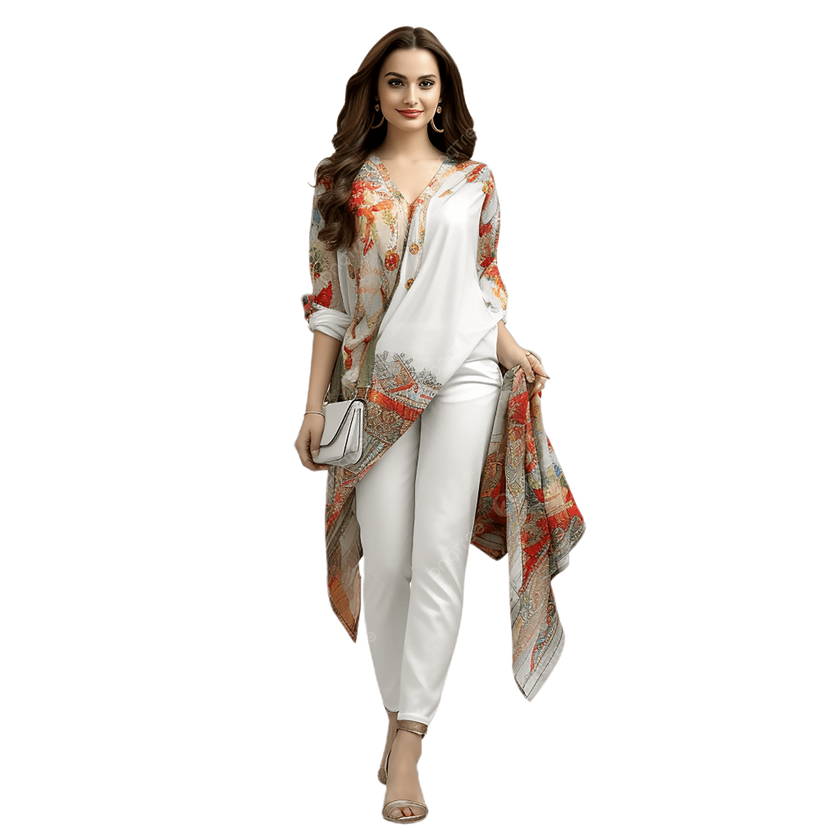
#> input picture runs/run_20260822_181833/input/working.png, 840 x 840 px, shrunk from 1152 x 1152 before the run, found by its file name
$ python t_diag_kurti.py   (older library calls are emulated)
#> lines starting #> are read from the running program, lines starting #| are printed output that depends on the picture; after the words box and inside, x2 and y2 are one past the last pixel; in counts of white or black regions, pixels touching at a corner belong together
### kaladhar/input/segment.py
"""Product region segmentation.

Two stages, because they answer different questions:

  1. SUBJECT mask  -- rembg (U2-Net) separates the person+garment from the
     background. This is reliable and is what rembg is actually built for.

  2. GARMENT mask  -- the subject mask still contains face, arms and feet.
     Every fidelity metric must be computed on fabric only, so skin is removed
     with a YCrCb+HSV skin-chrominance heuristic plus a head-region cut.

Stage 2 is a HEURISTIC, not a trained garment segmenter. It is good enough to
keep skin out of the colour statistics, which is what matters here. It is NOT
reliable on sheer fabric, loose thread ends, or fabric whose colour sits inside
the skin-tone chrominance range (undyed cream, beige, gold-on-skin). Those
cases are flagged in the notes rather than silently mis-measured.
"""
from __future__ import annotations

from dataclasses import dataclass

import cv2
import numpy as np
from PIL import Image

# Pixels above this percentile of the subject's own local texture are treated as
# fabric detail and kept even if their colour reads as skin. Tuned high enough
# that smooth skin is still removed.
TEXTURE_PROTECT_PCT = 80

_SESSION = None


# [6 lines left out: function _session, not called in this run]


@dataclass
class MaskResult:
    subject: np.ndarray     # uint8 0/255, person + garment
    garment: np.ndarray     # uint8 0/255, garment only (skin removed)
    notes: list

    @property
    def garment_fraction(self) -> float:
        return float((self.garment > 0).mean())

    @property
    def subject_fraction(self) -> float:
        return float((self.subject > 0).mean())


# [7 lines left out: function _largest_component, not called in this run]


def _skin_mask(rgb: np.ndarray) -> np.ndarray:
    """Skin detection in chrominance space, which is far more robust across
    lighting and skin tone than an RGB rule."""
    bgr = cv2.cvtColor(rgb, cv2.COLOR_RGB2BGR)
    ycrcb = cv2.cvtColor(bgr, cv2.COLOR_BGR2YCrCb)
    hsv = cv2.cvtColor(bgr, cv2.COLOR_BGR2HSV)
    a = cv2.inRange(ycrcb, (0, 133, 77), (255, 173, 127))
    b = cv2.inRange(hsv, (0, 30, 50), (25, 170, 255))
    skin = cv2.bitwise_and(a, b)
    skin = cv2.morphologyEx(skin, cv2.MORPH_OPEN, np.ones((3, 3), np.uint8))
    return cv2.dilate(skin, np.ones((5, 5), np.uint8), iterations=1)


# [72 lines left out: functions segment, overlay, not called in this run]

### tools/t_diag_kurti.py
import sys, pathlib
sys.path.insert(0, str(pathlib.Path(__file__).resolve().parent.parent))
import cv2, numpy as np
from PIL import Image
from kaladhar.input.segment import _skin_mask

R = "runs/run_20260822_181833"
rgb = np.asarray(Image.open(R + "/input/working.png").convert("RGB"))
#> rgb is the input picture: shape (840, 840, 3); mean R, G, B 238.8, 235.6, 233.1
subj = np.asarray(Image.open(R + "/input/mask_subject.png").convert("L")) > 0
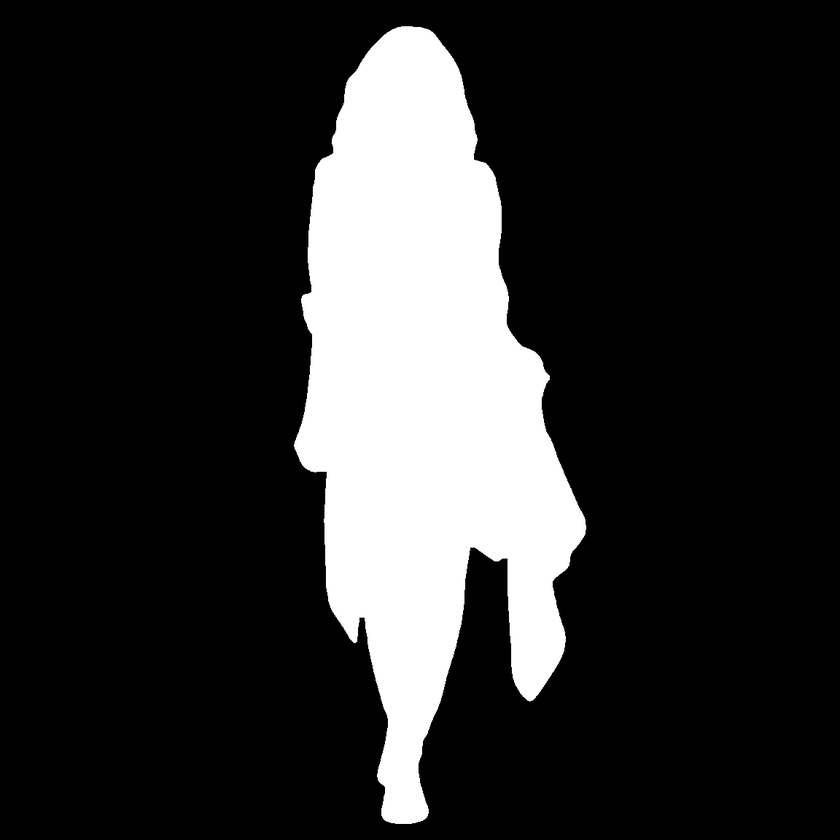
#> input picture runs/run_20260822_181833/input/mask_subject.png, 840 x 840 px, shrunk from 1152 x 1152 before the run, found by its file name
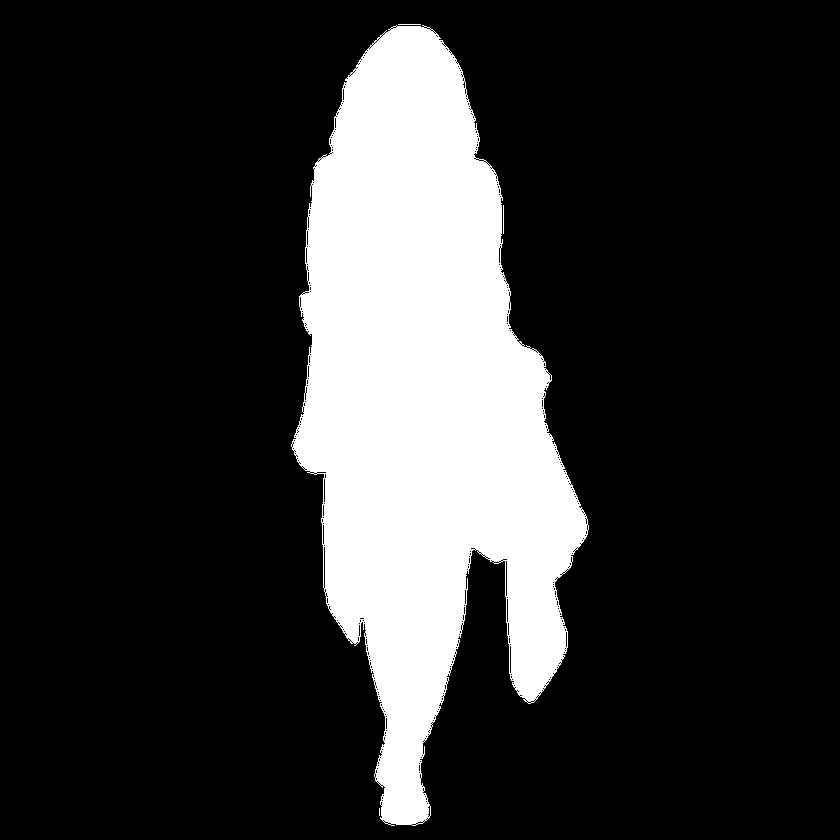
#> subj: shape (840, 840) bool; 18.9% white; 4 white regions (1 under 20 px), largest, box (x1, y1, x2, y2) and area: (291, 25, 589, 826) 133627, (503, 205, 504, 234) 29, (398, 24, 421, 25) 23
garm = np.asarray(Image.open(R + "/input/mask_garment.png").convert("L")) > 0
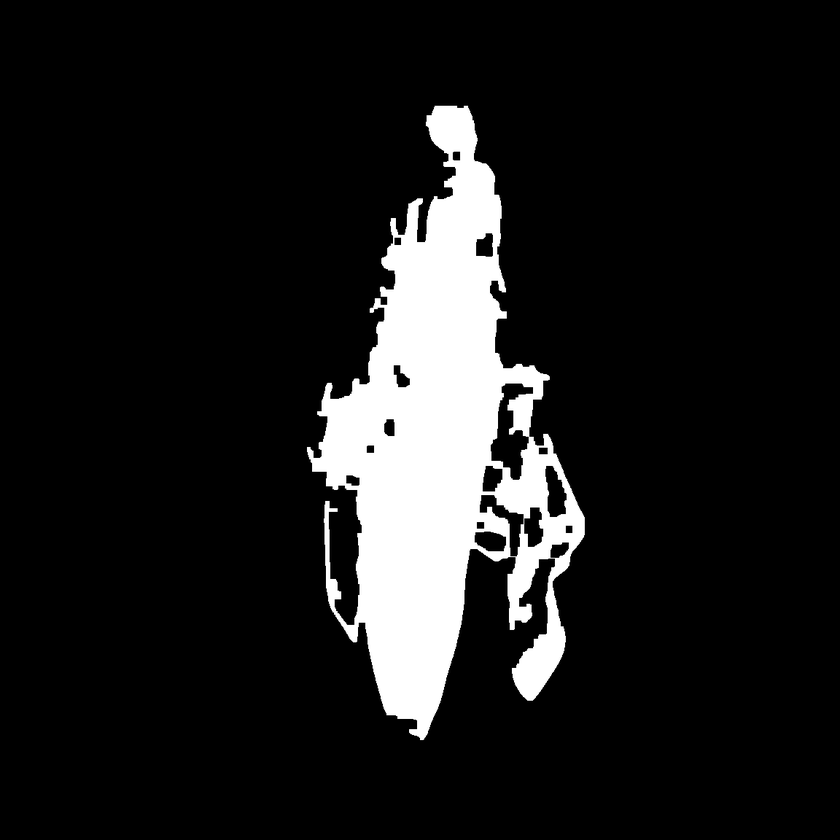
#> input picture runs/run_20260822_181833/input/mask_garment.png, 840 x 840 px, shrunk from 1152 x 1152 before the run, found by its file name
#> garm: shape (840, 840) bool; 11.9% white; 25 white regions (23 under 20 px), largest, box (x1, y1, x2, y2) and area: (304, 105, 587, 743) 83834, (434, 103, 458, 104) 24
skin = _skin_mask(rgb) > 0
#> in _skin_mask, `ycrcb = cv2.cvtColor(bgr, cv2.COLOR_BGR2YCrCb)`: ycrcb: shape (840, 840, 3); mean of channels 0, 1, 2 236.2, 129.8, 126.2
#> in _skin_mask, `hsv = cv2.cvtColor(bgr, cv2.COLOR_BGR2HSV)`: hsv: shape (840, 840, 3); mean H, S, V 3.2, 12.1, 238.8
#> in _skin_mask, `a = cv2.inRange(ycrcb, (0, 133, 77), (255, 173, 127))`: a: shape (840, 840); 8.6% white; 115 white regions (103 under 20 px), largest, box (x1, y1, x2, y2) and area: (294, 26, 487, 643) 40225, (470, 319, 586, 674) 14655, (378, 703, 428, 824) 4009
#> in _skin_mask, `b = cv2.inRange(hsv, (0, 30, 50), (25, 170, 255))`: b: shape (840, 840); 7.7% white; 227 white regions (209 under 20 px), largest, box (x1, y1, x2, y2) and area: (295, 26, 487, 643) 34259, (470, 319, 585, 674) 13385, (378, 707, 428, 824) 3900
#> in _skin_mask, `skin = cv2.bitwise_and(a, b)`: skin: shape (840, 840); 7.1% white; 233 white regions (213 under 20 px), largest, box (x1, y1, x2, y2) and area: (295, 26, 487, 643) 32072, (470, 319, 574, 574) 8552, (378, 707, 428, 824) 3893
#> in _skin_mask, `skin = cv2.morphologyEx(skin, cv2.MORPH_OPEN, np.ones((3, 3), np.uint8))`: skin: shape (840, 840); 6.2% white; 112 white regions (45 under 20 px), largest, box (x1, y1, x2, y2) and area: (295, 26, 449, 639) 25406, (378, 711, 428, 824) 3875, (486, 320, 547, 483) 3556
#> in _skin_mask, `return cv2.dilate(skin, np.ones((5, 5), np.uint8), iterations=1)`: returned value: shape (840, 840); 9.1% white; 21 white regions, largest, box (x1, y1, x2, y2) and area: (293, 24, 459, 641) 39259, (470, 318, 586, 665) 16558, (376, 709, 430, 826) 4686

removed = subj & ~garm            # what the skin filter + head cut took out
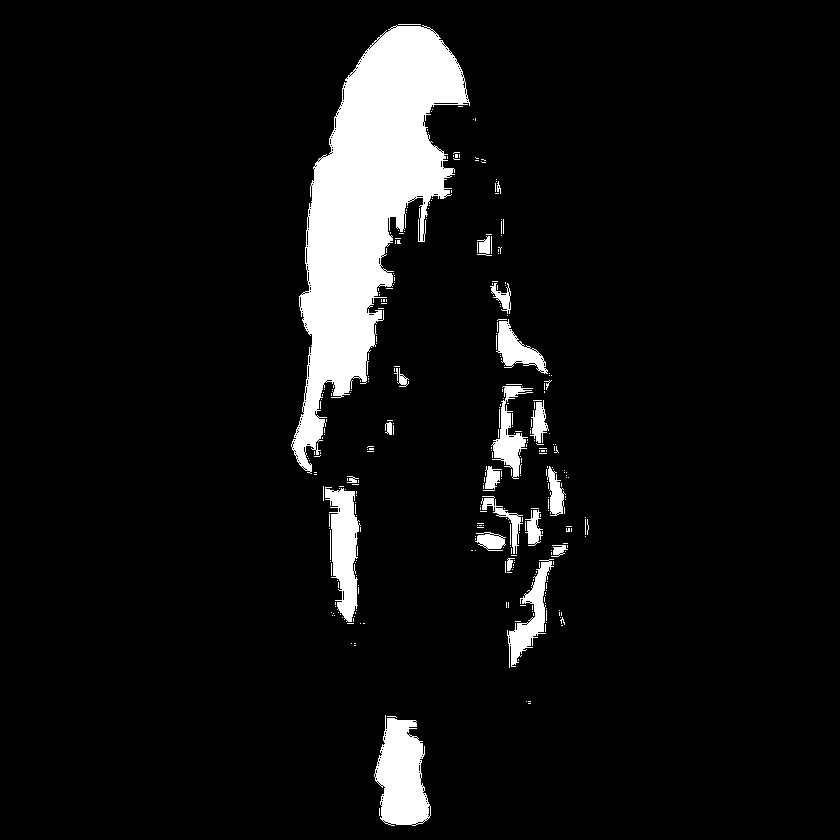
#> removed: shape (840, 840) bool; 7.1% white; 336 white regions (311 under 20 px), largest, box (x1, y1, x2, y2) and area: (291, 25, 470, 474) 33993, (374, 715, 431, 826) 4297, (325, 487, 361, 622) 2779
g = cv2.cvtColor(rgb, cv2.COLOR_RGB2GRAY).astype(np.float32)
gx = cv2.Sobel(g, cv2.CV_32F, 1, 0, 3); gy = cv2.Sobel(g, cv2.CV_32F, 0, 1, 3)
#> after `gx = cv2.Sobel(g, cv2.CV_32F, 1, 0, 3)`:
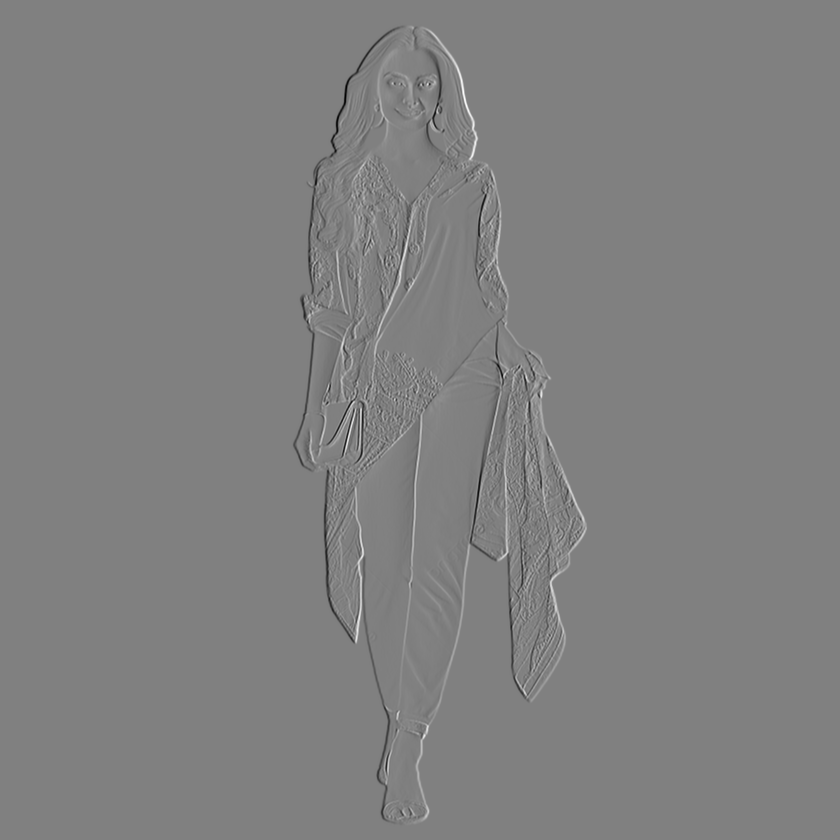
#> gx: shape (840, 840) float32; min -923, max 914, mean 0; drawn with min black and max white
mag = np.sqrt(gx*gx + gy*gy)
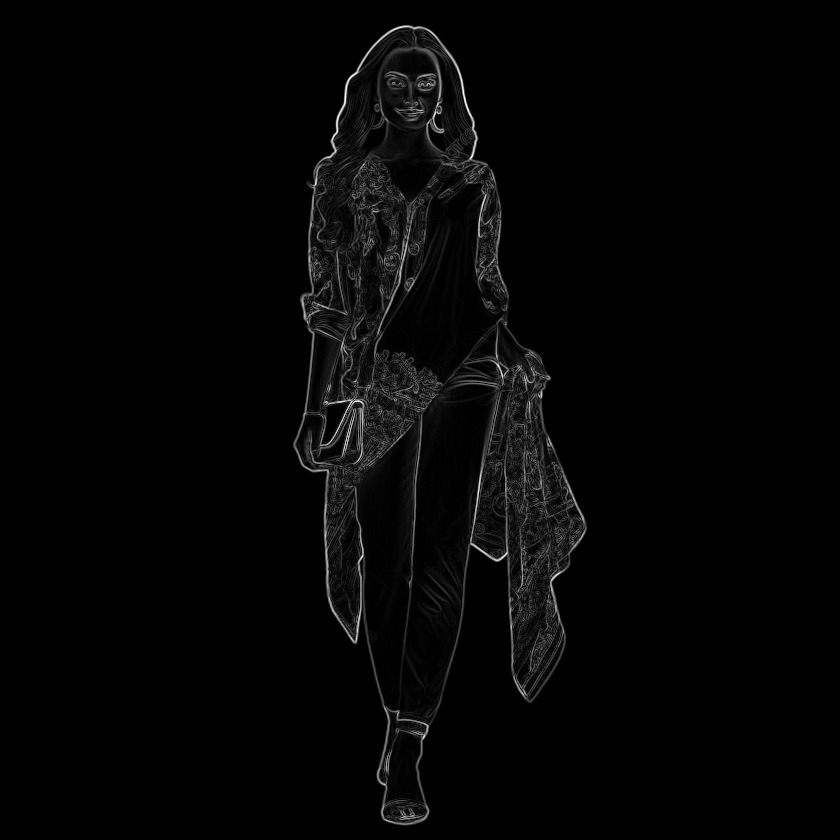
#> mag: shape (840, 840) float32; min 0, max 937.2, mean 17.8; drawn with min black and max white

print("subject %.3f  garment %.3f  removed %.3f of frame" % (subj.mean(), garm.mean(), removed.mean()))
#| subject 0.189  garment 0.119  removed 0.071 of frame
print("skin-classified inside subject: %.1f%% of subject" % (100*(skin & subj).sum()/subj.sum()))
#| skin-classified inside subject: 47.9% of subject
print()
print("mean gradient magnitude (texture) by region:")
print("  kept as garment      : %6.2f" % mag[garm].mean())
#|   kept as garment      :  88.05
print("  removed by skin/head : %6.2f" % mag[removed].mean())
#|   removed by skin/head : 102.99
print()
print("=> the REMOVED region is %.1fx more textured than the kept region."
      % (mag[removed].mean()/max(mag[garm].mean(),1e-6)))
#| => the REMOVED region is 1.2x more textured than the kept region.
print("   The printed panels are warm-toned, so they fall inside the skin")
print("   chrominance range and are being deleted from the product mask.")
